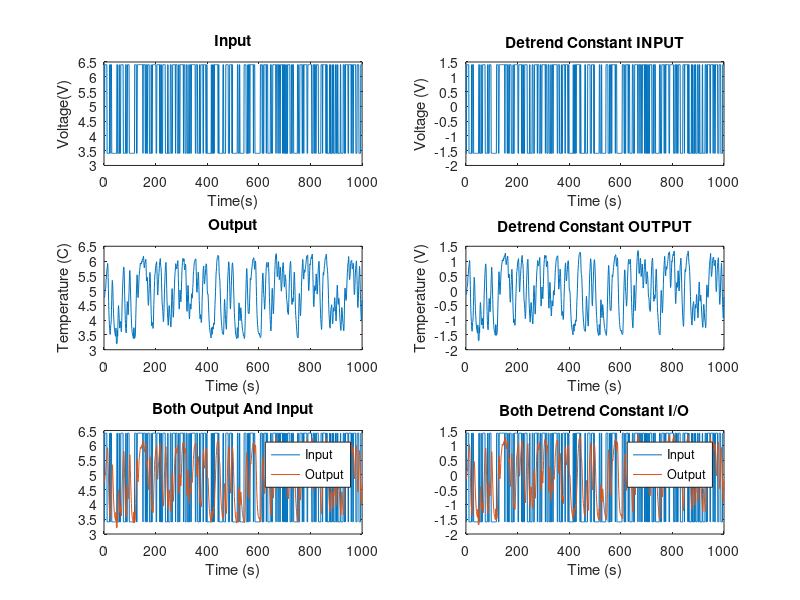

This chart was generated by the following MATLAB code: (Note: this script raises an error after producing the figure.)
function [ hair_dryer_stat ] = hair_dryer()

   % 1. Incarcati datele experimentale: hair_dryer.mat.
   hair_dryer_data = load('hair_dryer.mat');

   % 2. Reprezentati grafic intrarea si iesirea systemului. Fiecare pe cate un grafic, iar in final, intr-un grafic trasatile si impreuna. Afisati toate aceste grafice in aceeasi figura
   % 3. Completati Figura/graficele cu titlu, etichete pentru axe si legenda (unde este cazul). Intrarea este reprezentata de o serie de tensiuni, pe cand iesirea este o temperatura.
   
   figure;
   %tiledlayout(3,2)
   subplot(3,2,1)
   plot(hair_dryer_data.u);
   title('Input');
   xlabel('Time(s)')
   ylabel('Voltage(V)')
   
   subplot(3,2,3);
   plot(hair_dryer_data.y);
   title('Output');
   xlabel('Time (s)')
   ylabel('Temperature (C)')

   subplot(3,2,5);
   plot(hair_dryer_data.u);
   hold;
   plot(hair_dryer_data.y);
   title('Both Output And Input');
   xlabel('Time (s)');
   legend('Input', 'Output');
   
   % 4. Eliminati componenta continua din semnalele de intrare si iesire (functia detrend).
   y_stat = detrend(hair_dryer_data.y, 'constant');
   u_stat = detrend(hair_dryer_data.u, 'constant');

   % 5. Afisati grafic noile semnale obtinute dupa eliminarea componentei continue (pe acelasi grafic cu semnalele corespunzatoare inainte de eliminarea componentei continue).
   subplot(3,2,2)
   plot(u_stat);
   title('Detrend Constant INPUT')
   xlabel('Time (s)');
   ylabel('Voltage (V)');

   subplot(3,2,4)
   plot(y_stat);
   title('Detrend Constant OUTPUT')
   xlabel('Time (s)');
   ylabel('Temperature (V)');

   subplot(3,2,6)
   plot(u_stat);
   hold
   plot(y_stat);
   xlabel('Time (s)');
   legend('Input','Output')
   title('Both Detrend Constant I/O')

   % 8. Pe baza datelor experimentale, determinati timpul mort (functie delayest).
   hair_dryer_stat = iddata(y_stat,u_stat);
   nk = delayest(hair_dryer_stat);
   
   % 9. Identificati modelele parametrice folosind datele experimentale fara componenta continua, si anume modelele: armax, arx si spatiul starilor (m4sid).   
   na = 1;
   nb = 2;
   nc = 10;
   nr_stari = 4;

   M1 = arx(hair_dryer_stat,[na nb nk]);
   M2 = armax(hair_dryer_stat,[na nb nc nk]);
   M3 = idpoly(n4sid(hair_dryer_stat,nr_stari));
   
  
   % 11. Calculati si afisati grafic iesirea pentru fiecare model estimat (functie predict).
   y_sim1 = predict(M1, hair_dryer_stat);
   y_sim2 = predict(M2, hair_dryer_stat);
   y_sim3 = predict(M3, hair_dryer_stat);
    
   figure
   subplot(3,1,1);
   plot(y_sim1);
   title('ARX Prediction')

   subplot(3,1,2);
   plot(y_sim2);
   title('ARMAX Prediction')

   subplot(3,1,3);
   plot(y_sim3);
   title('State-Space Prediction')
   

   % 12 Calculati eroarea intre iesirea modelului estimat si iesirea reala, pentru fiecare model estimat. Afisati rezultatele grafic

   er1_dif = y_stat - y_sim1.y;
   er2_dif = y_stat - y_sim2.y;
   er3_dif = y_stat - y_sim3.y;

   er1_pe = pe(M1,hair_dryer_stat);
   er2_pe = pe(M2,hair_dryer_stat);
   er3_pe = pe(M3, hair_dryer_stat);

   % 13. Concluzionati ceea ce ati lucrat in timpul laboratorului.
   figure
   subplot(3,2,1);
   plot(er1_dif);
   title('ARX Diff Error');
   subplot(3,2,2);
   plot(er1_pe);
   title('ARX PE Error');

   subplot(3,2,3);
   plot(er2_dif);
   title('ARMAX Diff Error')
   subplot(3,2,4);
   plot(er2_pe);
   title('ARMAX PE Error');

   subplot(3,2,5);
   plot(er3_dif);
   title('State-Space Diff Error')
   subplot(3,2,6);
   plot(er3_pe);
   title('State-Space PE Error');

   M1.noiseVariance % 0.0056
   M2.noiseVariance % 0.0052
   M3.noiseVariance % 0.0026

   %%% State Space prediction has a much smaller noise variance than ARMAX
   %%% and ARX predictions. ARMAX and ARX predictions' noise variances are
   %%% close to each other.
 
end
